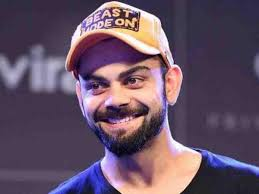
#> input picture download.jpg, 259 x 194 px
$ python ImageFunctions.py
#> lines starting #> are read from the running program, lines starting #| are printed output that depends on the picture
import numpy as np
import cv2

img = cv2.imread('download.jpg',0)
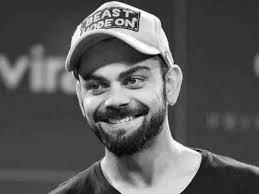
#> img: shape (194, 259); min 0, max 255, mean 90.1
cv2.imshow('image',img)
k = cv2.waitKey(0)
#> (key Esc is pressed here)

if k == 27:    #wait for ESC key to exit
    cv2.destroyAllWindows()
elif k == ord('s'): # wait for 's' key to save and exit
    cv2.imwrite('download.jpg',img)
    cv2.destroyAllWindows()
